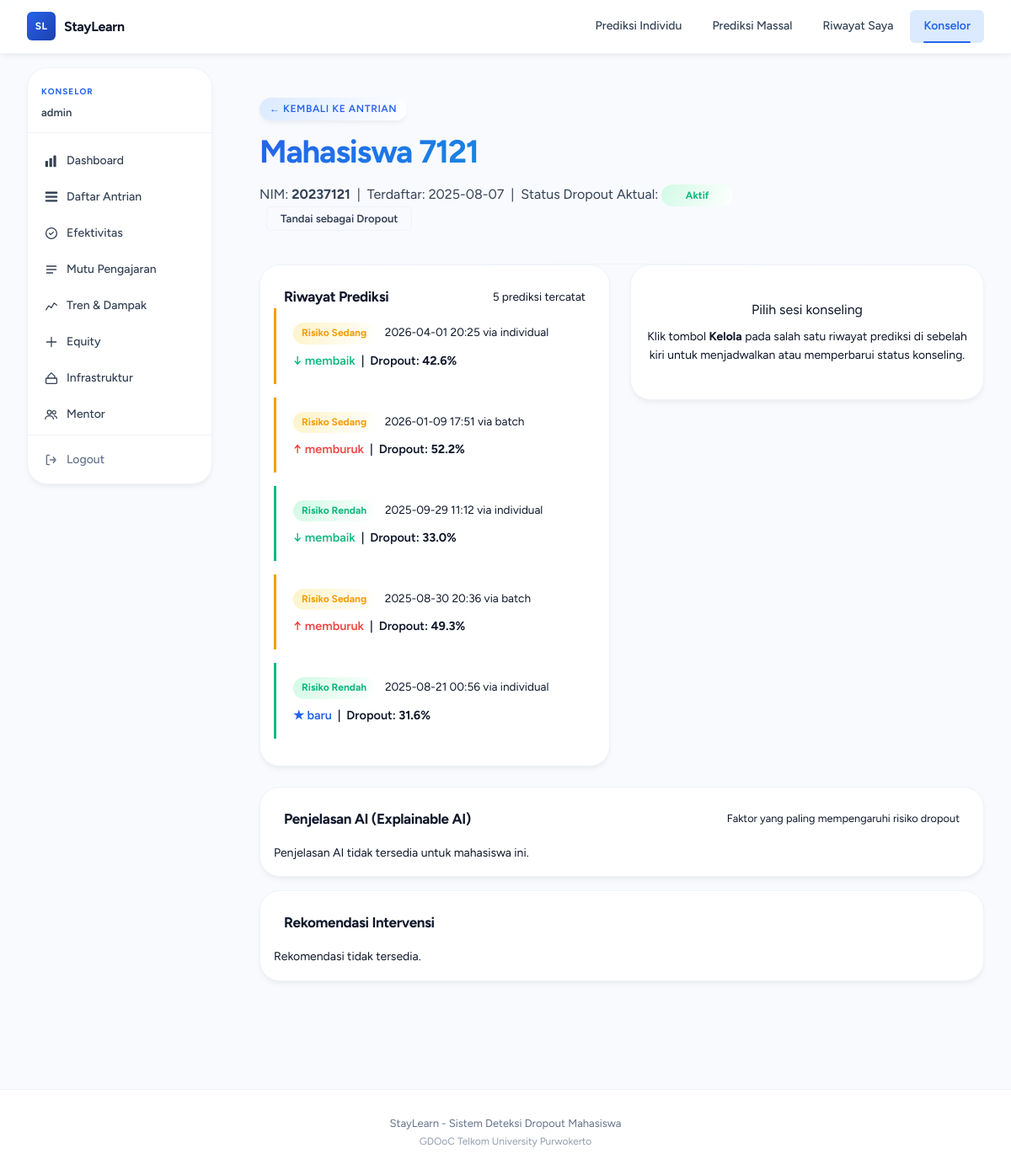
The app's page /konselor/mahasiswa/2 (signed in) with its own data.
### tables this page shows
CREATE TABLE users (
    id         INTEGER PRIMARY KEY AUTOINCREMENT,
    username   TEXT UNIQUE NOT NULL,
    password   TEXT NOT NULL,
    created_at TEXT NOT NULL DEFAULT (datetime('now', 'localtime'))
);

CREATE TABLE students (
    id         INTEGER PRIMARY KEY AUTOINCREMENT,
    nim        TEXT    UNIQUE NOT NULL,
    nama       TEXT,
    created_at TEXT    NOT NULL DEFAULT (datetime('now', 'localtime'))
, actual_dropout INTEGER DEFAULT 0, birth_date TEXT, gender TEXT, disability_status INTEGER DEFAULT 0, indigenous INTEGER DEFAULT 0, conflict_affected INTEGER DEFAULT 0);

CREATE TABLE predictions (
    id           INTEGER PRIMARY KEY AUTOINCREMENT,
    student_id   INTEGER NOT NULL REFERENCES students(id) ON DELETE CASCADE,
    risk_level   TEXT    NOT NULL,
    p_dropout    REAL    NOT NULL,
    raw_features TEXT    NOT NULL,
    source       TEXT    NOT NULL DEFAULT 'individual',
    trajectory   TEXT    NOT NULL DEFAULT 'baru',
    predicted_at TEXT    NOT NULL DEFAULT (datetime('now', 'localtime'))
);

### counselor_routes.py (the view)
@counselor_bp.route("/mahasiswa/<int:student_id>")
def student_detail(student_id):
    history = db.get_student_history(student_id)
    if history is None:
        return render_template("404.html"), 404
    return render_template("counselor/student.html", **history)

### counselor_routes.py (called while the page is built)
@counselor_bp.before_request
@login_required
def protect():
    pass

### database.py (called while the page is built, shortened)
@contextmanager
def _get_conn():
    if has_request_context() and hasattr(g, 'db'):
        yield g.db

def get_user_by_id(user_id: int):
    with _get_conn() as conn:
        row = conn.execute(
            "SELECT id, username FROM users WHERE id = ?", (user_id,)
        ).fetchone()
        if row:
            return User(row["id"], row["username"])
    return None

### templates/counselor/student.html (shortened to what this page needs)
{% extends "counselor/layout.html" %}
{% block counselor_content %}
<div class="page-hero">
  <div class="hero-inner">
    <div class="hero-badge">
      <a href="{{ url_for('counselor.dashboard') }}"
         style="color: inherit; text-decoration: none">← Kembali ke Antrian</a>
    </div>
    <h1 class="hero-title">{{ student.nama or 'Mahasiswa Tanpa Nama' }}</h1>
    <p class="hero-desc">
      NIM: <strong>{{ student.nim }}</strong> &nbsp;|&nbsp;
      Terdaftar: {{ student.created_at[:10] }}
      &nbsp;|&nbsp;
      Status Dropout Aktual:
      <span id="actual-dropout-status" class="risk-tag {{ 'tinggi' if student.actual_dropout else 'rendah' }}">
        {{ 'Dropout' if student.actual_dropout else 'Aktif' }}
      </span>
      <button id="btn-toggle-dropout" class="btn btn-sm btn-outline" style="margin-left: 0.5rem;">
        Tandai sebagai {{ 'Aktif' if student.actual_dropout else 'Dropout' }}
      </button>
    </p>
  </div>
</div>
<div class="layout-two-col">
  <div>
    <div class="card">
      <div class="card-header">
        <h2 class="card-title">Riwayat Prediksi</h2>
        <span style="font-size: 0.85rem; color: var(--color-text-muted)">
          {{ predictions|length }} prediksi tercatat
        </span>
      </div>
      {% if predictions %}
      <div style="padding: 0 1rem 1rem">
        {% for pred in predictions %}
        <div style="
          border-left: 3px solid {{
            '#EF4444' if pred.risk_level == 'tinggi' else
            ('#F59E0B' if pred.risk_level == 'sedang' else '#10B981')
          }};
          padding: 1rem 1rem 1rem 1.25rem;
          margin-bottom: 1rem;
          background: var(--color-surface);
          border-radius: 0 8px 8px 0;
        ">
          <div style="
            display: flex;
            justify-content: space-between;
            align-items: flex-start;
            flex-wrap: wrap;
            gap: 0.5rem;
          ">
            <div>
              <span class="risk-tag {{ pred.risk_level }}" style="margin-right: 0.5rem">
                {{ 'Risiko Tinggi' if pred.risk_level == 'tinggi' else
                   ('Risiko Sedang' if pred.risk_level == 'sedang' else 'Risiko Rendah') }}
              </span>
              <span style="font-size: 0.85rem; color: var(--color-text-muted)">
                {{ pred.predicted_at[:16] }} via {{ pred.source }}
              </span>
            </div>
            <div style="font-size: 0.9rem; font-weight: 600">
              {% set traj_color = {
                'memburuk': '#EF4444',
                'stagnan':  '#F59E0B',
                'membaik':  '#10B981',
                'baru':     'var(--color-primary)'
              } %}
              {% set traj_icon = {
                'memburuk': '↑',
                'stagnan':  '→',
                'membaik':  '↓',
                'baru':     '★'
              } %}
              <span style="color:{{ traj_color.get(pred.trajectory, '#64748B') }};">
                {{ traj_icon.get(pred.trajectory, '') }} {{ pred.trajectory }}
              </span>
              &nbsp;|&nbsp; Dropout:
              <strong>{{ "%.1f"|format(pred.p_dropout * 100) }}%</strong>
            </div>
          </div>
        </div>
        {% endfor %}
      </div>
      {% else %}
      <div style="padding: 2rem; text-align: center; color: var(--color-text-muted)">
        Belum ada prediksi tercatat untuk mahasiswa ini.
      </div>
      {% endif %}
    </div>
  </div>
  <div>
    <div id="panel-placeholder" class="card"
         style="text-align: center; padding: 2.5rem 1rem; color: var(--color-text-muted);">
      <p style="font-size: 1rem; margin-bottom: 0.5rem">Pilih sesi konseling</p>
      <p style="font-size: 0.875rem">
        Klik tombol <strong>Kelola</strong> pada salah satu riwayat prediksi di
        sebelah kiri untuk menjadwalkan atau memperbarui status konseling.
      </p>
    </div>
  </div>
</div>
<div style="margin-top:1.5rem;">
  <div class="card" style="margin-bottom:1rem;" id="xai-card">
    <div class="card-header">
      <h2 class="card-title">Penjelasan AI (Explainable AI)</h2>
      <span style="font-size:0.8rem; color:var(--color-text-muted);">
        Faktor yang paling mempengaruhi risiko dropout
      </span>
    </div>
    <div id="xai-error" style="display:none; padding:1rem; font-size:0.875rem; color:var(--color-text-muted);">
      Penjelasan AI tidak tersedia untuk mahasiswa ini.
    </div>
  </div>
  <div class="card" id="rec-card">
    <div class="card-header">
      <h2 class="card-title">Rekomendasi Intervensi</h2>
    </div>
    <div id="rec-error" style="display:none; padding:1rem; font-size:0.875rem; color:var(--color-text-muted);">
      Rekomendasi tidak tersedia.
    </div>
  </div>
</div>
{% endblock %}

### templates/counselor/layout.html (shortened to what this page needs)
{% extends "base.html" %}
{% block content %}
<div class="cl-wrapper">
  <aside class="cl-sidebar" id="clSidebar" role="navigation" aria-label="Menu konselor">
    <div class="cl-sidebar-header">
      <span class="cl-sidebar-badge">Konselor</span>
      <span class="cl-sidebar-user">{{ current_user.username }}</span>
    </div>
    <nav class="cl-nav">
      <a href="{{ url_for('counselor.analytics') }}"
         class="cl-nav-item {% if request.endpoint == 'counselor.analytics' %}is-active{% endif %}">
        Dashboard
      </a>
      <a href="{{ url_for('counselor.dashboard') }}"
         class="cl-nav-item {% if request.endpoint == 'counselor.dashboard' %}is-active{% endif %}">
        Daftar Antrian
      </a>
      <a href="{{ url_for('counselor.effectiveness') }}"
         class="cl-nav-item {% if request.endpoint == 'counselor.effectiveness' %}is-active{% endif %}">
        <svg class="cl-nav-icon" viewBox="0 0 20 20" fill="none" xmlns="http://www.w3.org/2000/svg"
             aria-hidden="true">
          <circle cx="10" cy="10" r="8" stroke="currentColor" stroke-width="1.6"/>
          <path d="M7 10l2 2 4-4" stroke="currentColor" stroke-width="1.6"
                stroke-linecap="round" stroke-linejoin="round"/>
        </svg>
        Efektivitas
      </a>
      <a href="{{ url_for('counselor.teacher_analytics') }}"
         class="cl-nav-item {% if request.endpoint == 'counselor.teacher_analytics' %}is-active{% endif %}">
        <svg class="cl-nav-icon" viewBox="0 0 20 20" fill="none" xmlns="http://www.w3.org/2000/svg"
             aria-hidden="true">
          <path d="M3 5h14M3 10h14M3 15h9" stroke="currentColor" stroke-width="1.6"
                stroke-linecap="round"/>
        </svg>
        Mutu Pengajaran
      </a>
      <a href="{{ url_for('counselor.trends') }}"
         class="cl-nav-item {% if request.endpoint == 'counselor.trends' %}is-active{% endif %}">
        <svg class="cl-nav-icon" viewBox="0 0 20 20" fill="none" xmlns="http://www.w3.org/2000/svg" aria-hidden="true">
          <polyline points="2,16 6,10 10,13 14,6 18,9" stroke="currentColor" stroke-width="1.6" stroke-linecap="round" stroke-linejoin="round" fill="none"/>
        </svg>
        Tren & Dampak
      </a>
      <a href="{{ url_for('counselor.equity') }}"
         class="cl-nav-item {% if request.endpoint == 'counselor.equity' %}is-active{% endif %}">
        <svg class="cl-nav-icon" viewBox="0 0 20 20" fill="none" xmlns="http://www.w3.org/2000/svg" aria-hidden="true">
          <path d="M3 10h14M10 3v14" stroke="currentColor" stroke-width="1.6" stroke-linecap="round"/>
        </svg>
        Equity
      </a>
      <a href="{{ url_for('counselor.infrastructure') }}"
         class="cl-nav-item {% if request.endpoint == 'counselor.infrastructure' %}is-active{% endif %}">
        Infrastruktur
      </a>
      <a href="{{ url_for('counselor.mentors') }}"
         class="cl-nav-item {% if request.endpoint == 'counselor.mentors' %}is-active{% endif %}">
        Mentor
      </a>
    </nav>
    <div class="cl-sidebar-footer">
      <form method="post"
            action="{{ url_for('counselor.logout') }}"
            class="cl-logout-form"
            id="logoutForm">
        <button type="submit" class="cl-nav-item cl-nav-logout">
          Logout
        </button>
      </form>
    </div>
  </aside>
  <main class="cl-main" id="clMain">
    {% block counselor_content %}{% endblock %}
  </main>
</div>
{% endblock %}

### static/css/main.css (style rules this page uses)
*, *::before, *::after { box-sizing: border-box; margin: 0; padding: 0; }
:root { --color-bg: #f8fafe; --color-surface: #ffffff; --color-surface-alt: #f8fafe; --color-primary: #2563eb; --color-primary-light: #dbeafe; --color-primary-dark: #1e40af; --color-accent: #06b6d4; --color-accent-light: #cffafe; --color-text: #0f172a; --color-text-secondary: #334155; --color-text-tertiary: #64748b; --color-border: #eff3f8; --color-border-focus: #2563eb; --color-success: #10b981; --color-success-light: #d1fae5; --color-warning: #f59e0b; --color-warning-light: #fef3c7; --color-danger: #ef4444; --color-danger-light: #fee2e2; --color-stay: #10b981; --color-stay-light: #d1fae5; --color-dropout: #ef4444; --color-dropout-light: #fee2e2; --radius-sm: 6px; --radius-md: 12px; --radius-lg: 18px; --radius-xl: 24px; --shadow-sm: 0 4px 6px -1px rgba(0, 0, 0, 0.05), 0 2px 4px -1px rgba(0, 0, 0, 0.02); --shadow-md: 0 10px 15px -3px rgba(0, 0, 0, 0.05), 0 4px 6px -2px rgba(0, 0, 0, 0.025); --shadow-lg: 0 20px 25px -5px rgba(0, 0, 0, 0.05), 0 10px 10px -5px rgba(0, 0, 0, 0.01); --transition: 0.18s ease; --font: "Figtree", system-ui, sans-serif; --nav-h: 64px; }
html { scroll-behavior: smooth; }
body { font-family: var(--font); font-size: 15px; line-height: 1.6; color: var(--color-text); background: var(--color-bg); -webkit-font-smoothing: antialiased; min-height: 100vh; display: flex; flex-direction: column; }
a { color: var(--color-primary); text-decoration: none; transition: color var(--transition); }
.page-hero { padding: 52px 0 40px; position: relative; }
.page-hero::after { content: ""; position: absolute; bottom: 0; left: 0; right: 0; height: 1px; background: linear-gradient( 90deg, transparent, var(--color-border), transparent ); }
.hero-inner { max-width: 680px; }
.hero-badge { display: inline-block; padding: 4px 12px; background: linear-gradient( 120deg, var(--color-primary-light), var(--color-surface) ); color: var(--color-primary); font-size: 12px; font-weight: 600; letter-spacing: 0.05em; text-transform: uppercase; border-radius: 100px; margin-bottom: 16px; box-shadow: var(--shadow-sm); }
.hero-title { font-size: clamp(26px, 4vw, 38px); font-weight: 700; letter-spacing: -0.03em; color: var(--color-text); line-height: 1.15; margin-bottom: 14px; background: linear-gradient( 135deg, var(--color-primary), var(--color-accent) ); -webkit-background-clip: text; background-clip: text; color: transparent; }
.hero-desc { font-size: 16px; color: var(--color-text-secondary); line-height: 1.7; }
.layout-two-col { display: grid; grid-template-columns: 1fr 420px; gap: 24px; align-items: start; }
.card { background: var(--color-surface); border: 1px solid var(--color-border); border-radius: var(--radius-xl); overflow: hidden; box-shadow: var(--shadow-sm); transition: transform var(--transition), box-shadow var(--transition); }
.card-header { display: flex; align-items: center; justify-content: space-between; padding: 24px 28px 0; gap: 12px; flex-wrap: wrap; }
.card-title { font-size: 17px; font-weight: 700; color: var(--color-text); letter-spacing: -0.02em; display: flex; align-items: center; gap: 8px; }
form { padding: 20px 28px 28px; }
.btn { font-family: var(--font); font-size: 14px; font-weight: 600; padding: 11px 24px; border-radius: var(--radius-sm); border: 1.5px solid transparent; cursor: pointer; transition: all var(--transition); display: inline-flex; align-items: center; gap: 8px; user-select: none; text-decoration: none; line-height: 1; position: relative; overflow: hidden; }
.btn::after { content: ""; position: absolute; top: 50%; left: 50%; width: 0; height: 0; border-radius: 50%; background: rgba(255, 255, 255, 0.3); transform: translate(-50%, -50%); transition: width 0.3s ease, height 0.3s ease; }
.btn-outline { background: transparent; color: var(--color-text-secondary); border-color: var(--color-border); }
.btn-sm { font-size: 13px; padding: 7px 16px; }
.risk-tag { padding: 3px 10px; border-radius: 100px; font-size: 12px; font-weight: 700; display: inline-block; text-align: center; min-width: 85px; transition: transform 0.2s ease; }
.risk-tag.sedang { background: linear-gradient( 120deg, var(--color-warning-light), var(--color-surface) ); color: var(--color-warning); }
.risk-tag.rendah { background: linear-gradient( 120deg, var(--color-success-light), var(--color-surface) ); color: var(--color-success); }

### records on screen
users: username "admin"
students: nim "20237121", created_at "2025-08-07", actual_dropout "Aktif", actual_dropout "Dropout"
predictions: risk_level "Risiko Sedang", predicted_at "2026-04-01 20:25", source "individual", get "↓", trajectory "membaik", pred.p_dropout*100 "42.6"
predictions: risk_level "Risiko Sedang", predicted_at "2026-01-09 17:51", source "batch", get "↑", trajectory "memburuk", pred.p_dropout*100 "52.2"
predictions: risk_level "Risiko Rendah", predicted_at "2025-09-29 11:12", source "individual", get "↓", trajectory "membaik", pred.p_dropout*100 "33.0"
predictions: risk_level "Risiko Sedang", predicted_at "2025-08-30 20:36", source "batch", get "↑", trajectory "memburuk", pred.p_dropout*100 "49.3"
predictions: risk_level "Risiko Rendah", predicted_at "2025-08-21 00:56", source "individual", get "★", trajectory "baru", pred.p_dropout*100 "31.6"

### other values on screen
{{ predictions|length }} "5"
